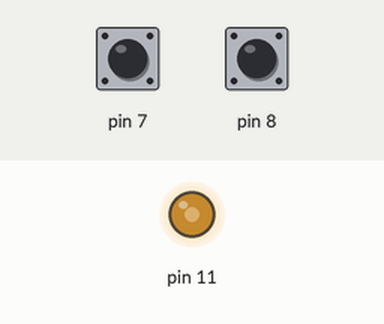
Recording of a sketch running on a simulated Arduino Uno, built with avr-gcc and run on an emulated ATmega328P. Parts: output pins drawn as LEDs (lit = HIGH). The test bench sets the inputs (shaded band); at power-on: pin 7 HIGH, pin 8 HIGH.

Above: at 1.2 s.
1.3 s: pin 7 pulled LOW for 1 s
At 3.0 s:
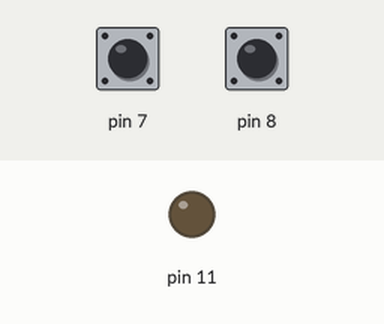
3.8 s: pin 8 pulled LOW for 1 s
At 5.4 s:
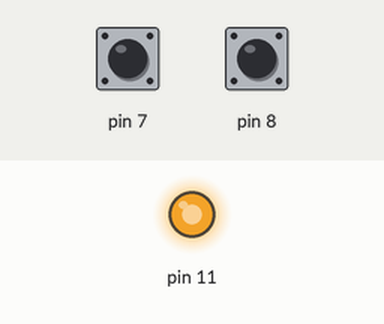
6.8 s: pin 7 pulled LOW for 0.15 s
At 8.2 s:
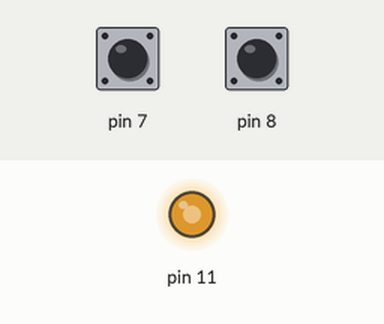
8.5 s: pin 7 pulled LOW for 3.2 s
At 9.05 s:
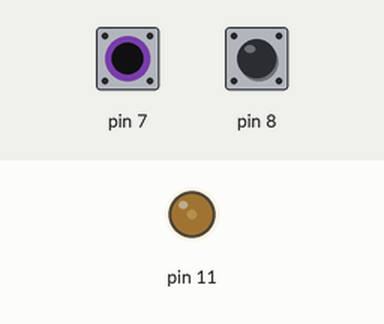
Timing chart, 0 to 11.5 s (numbered marks = the images above; inputs shaded):
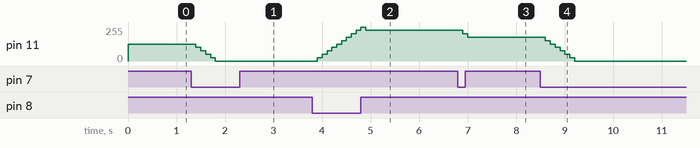

Measured:
- after the input at 1.3 s, pin 11: moves from 127/255 to 0/255 over 0.40 s, starting after 0.10 s
- after the input at 3.8 s, pin 11: rises from 0/255 to 255/255 in 0.90 s, then falls to 229/255 in 0.10 s
- after the input at 6.8 s, pin 11: 229/255 → 204/255 after 0.10 s, → 178/255 0.10 s later
- after the input at 8.5 s, pin 11: moves from 178/255 to 0/255 over 0.60 s, starting after 0.10 s

The sketch:

lab6-buttons.ino
```cpp
void setup() {
  pinMode(11, OUTPUT);
  pinMode(8, INPUT_PULLUP);
  pinMode(7, INPUT_PULLUP);
}

int brightness=50;

void loop() {
  analogWrite(11, 255 * brightness / 100);

  if (digitalRead(7) == HIGH) {
    brightness+=10;
    if (brightness>100){
      brightness = 100;
    }
  }
  if (digitalRead(8) == HIGH) {
    brightness-=10;
    if (brightness < 0){
      brightness = 0;
    }
  }
  delay (100);
}
```
